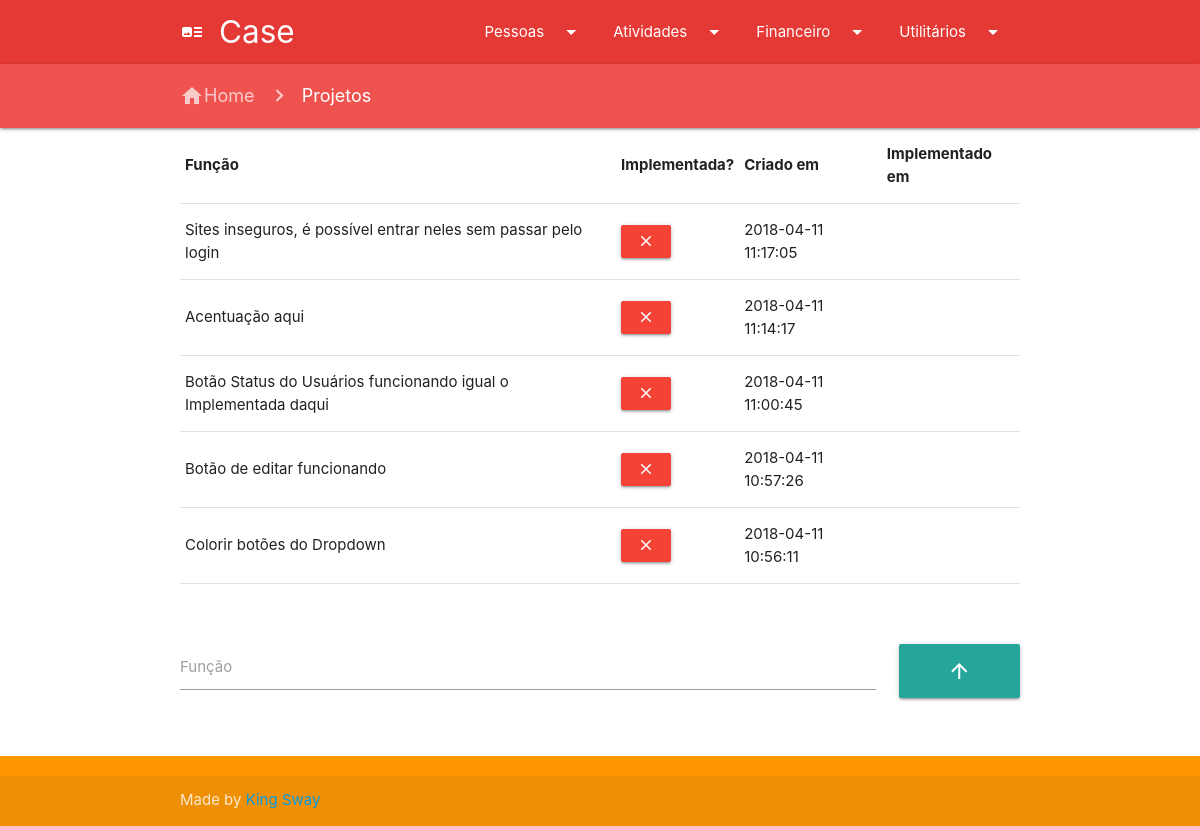
Screenshot of /projeto.php with the database file from the repository.
### tables this page shows
CREATE TABLE `tbprojetos` (
  `id` int(255) NOT NULL,
  `funcao` varchar(255) NOT NULL,
  `implementada` int(1) NOT NULL DEFAULT '0',
  `criadoem` timestamp NULL DEFAULT CURRENT_TIMESTAMP,
  `implementadaem` date DEFAULT NULL
);

### projeto.php (the view, shortened to what this page needs)
<!DOCTYPE html>
<html>
  <head>
    <link href="css/materialize.css" type="text/css" rel="stylesheet" media="screen,projection"/>
    <link href="css/style.css" type="text/css" rel="stylesheet" media="screen,projection"/>
  </head>
  <body>
		<?php require_once ("padroes/navigation.php"); ?>
    <nav class="red lighten-1" role="navigation">
      <div class="nav-wrapper container">
        <a href="index.php" class="breadcrumb"><i class="material-icons">home</i>Home</a>
        <a class="breadcrumb">Projetos</a>
      </div>
    </nav>
    <div class="container">
      <form method="POST" action="#" class="col s12">
    <table cellpadding="1">
      <tr class="hoverable">
        <th>Função</th>
        <th>Implementada?</th>
        <th>Criado em</th>
        <th>Implementado em</th>
      </tr>
      <?php
        $db = mysqli_connect('localhost', 'root', '', 'dbregistro');
        $query = "SELECT id, funcao, implementada, criadoem, implementadaem FROM tbprojetos ORDER BY criadoem DESC";
        $result = mysqli_query($db, $query);
        while ($user = mysqli_fetch_assoc($result)){ ?>
        <tr class="hoverable">
          <td><?php echo $user['funcao']?></td>
          <?php
          if ($user['implementada'] == 0) { echo '<td><Button name="btnImplementado" value="'.$user['id'].'" class="btn-small red"><i class="material-icons">clear</i></Button></td>';}
          ?>
          <td><?php echo $user['criadoem']?></td>
          <td><?php echo $user['implementadaem']?></td>
        </tr>
      <?php
      }
      ?>
    </table>
    </form>
    <br>
    <br>
    <form method="POST" action="#" class="col s12">
      <div class="row">
        <div class="input-field col s10">
          <input type="text" name="txtFuncao">
          <label>Função</label>
        </div>
        <div class="input-field col s2">
          <button name="btnProjeto" class="btn-large" style="width: 100%"><i class="material-icons">arrow_upward</i></button>
        </div>
      </div>
    </form>
    </div>
<br>
    <?php require_once("padroes/footer.php") ?>
</body>
</html>

### padroes/navigation.php (shortened to what this page needs)
<!DOCTYPE html>
<html>
<head>
</head>
<body>
    <nav class="red darken-1" role="navigation">
      <div class="nav-wrapper container">
        <a id="logo-container" class="brand-logo"><i class="large material-icons">art_track</i>Case</a>
        <ul id="navSite" class="right hide-on-med-and-down">
          <li><a class="dropdown-trigger" href="#!" data-target="dropdownPessoas">Pessoas<i class="material-icons arrow right">arrow_drop_down</i></a></li>
          <li><a class="dropdown-trigger" href="#!" data-target="dropdownAtividades">Atividades<i class="material-icons arrow right">arrow_drop_down</i></a></li>
          <li><a class="dropdown-trigger" href="#!" data-target="dropdownFinanceiro">Financeiro<i class="material-icons arrow right">arrow_drop_down</i></a></li>
          <li><a class="dropdown-trigger" href="#!" data-target="dropdownUtilitarios">Utilitários<i class="material-icons arrow right">arrow_drop_down</i></a></li>
        </ul>
      </div>
    </nav>
</body>
</html>

### padroes/footer.php
<!DOCTYPE html>
<html>
<body>
	<footer class="page-footer orange">
		<div class="footer-copyright">
			<div class="container">
				Made by <a href="https://github.com/kiingsway" target="_blank">King Sway</a>
			</div>
		</div>
	</footer>
</body>
</html>

### rows the page displays
tbprojetos: funcao "Sites inseguros, é possível entrar neles sem passar pelo login", $user['id'] 5 (drawn), criadoem "2018-04-11 11:17:05"
tbprojetos: funcao "Acentuação aqui", $user['id'] 4 (drawn), criadoem "2018-04-11 11:14:17"
tbprojetos: funcao "Botão Status do Usuários funcionando igual o Implementada daqui", $user['id'] 3 (drawn), criadoem "2018-04-11 11:00:45"
tbprojetos: funcao "Botão de editar funcionando", $user['id'] 2 (drawn), criadoem "2018-04-11 10:57:26"
tbprojetos: funcao "Colorir botões do Dropdown", $user['id'] 1 (drawn), criadoem "2018-04-11 10:56:11"
